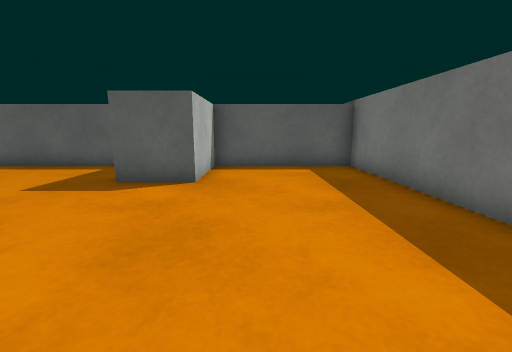
View 1 (above)

16 first-person views from a walk through a scene from a Unity 3-D project. The camera is 0.64 m above the floor, tilts 10° down and sees 90° across. The floor is counted in squares, 0.5 m on a side. Each view is taken from the middle of a square. On the plan, view 1 faces up. The plan holds only what a view shows up to about 12 squares ahead; the rest is blank. Surface patterns are stand-ins for the level's own textures.

View 2
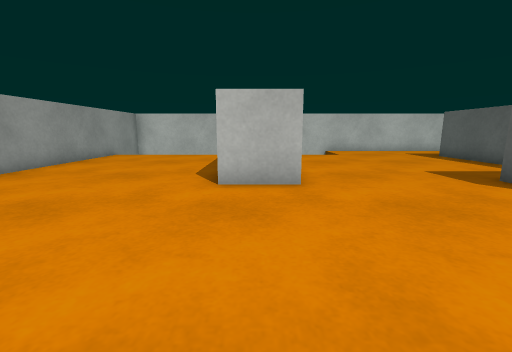

View 3
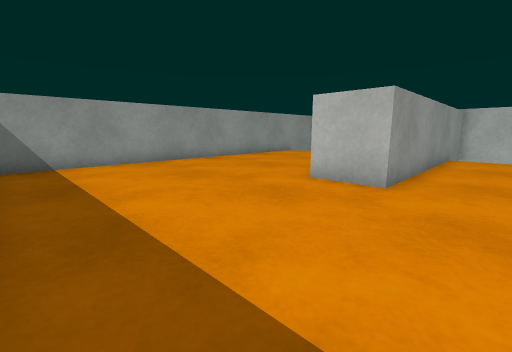

View 4
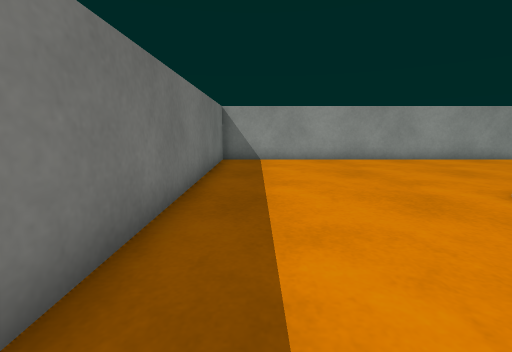

View 5
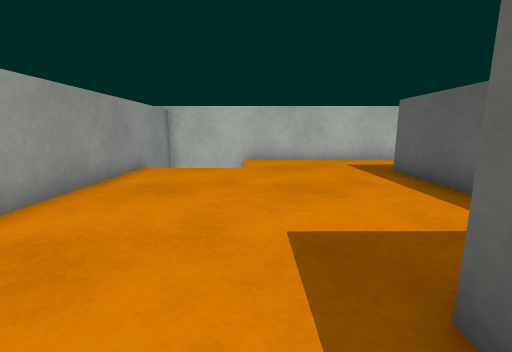

View 6
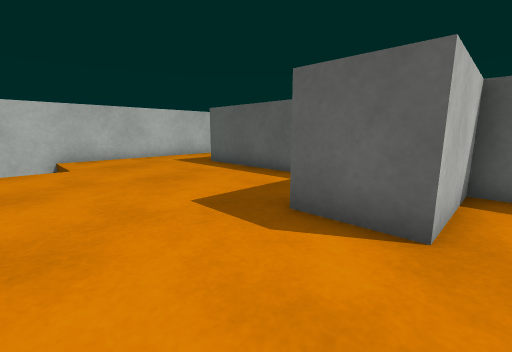

View 7
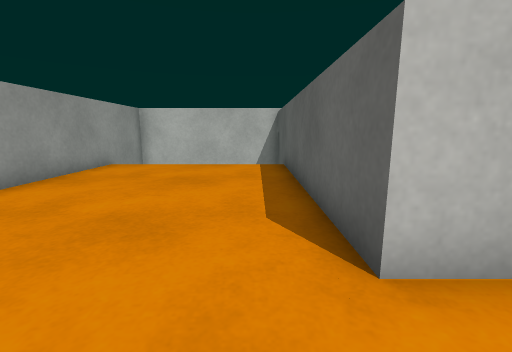

View 8
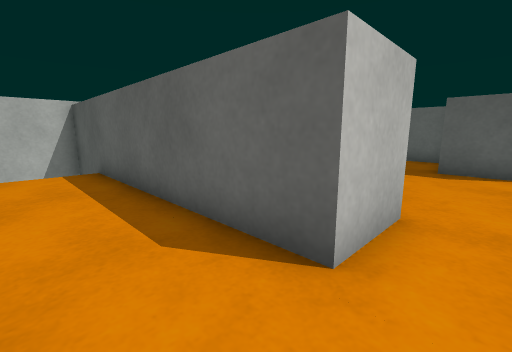

View 9
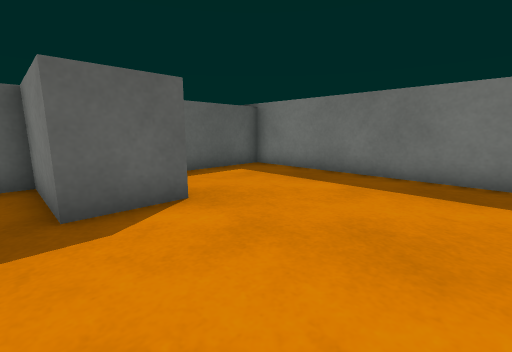

View 10
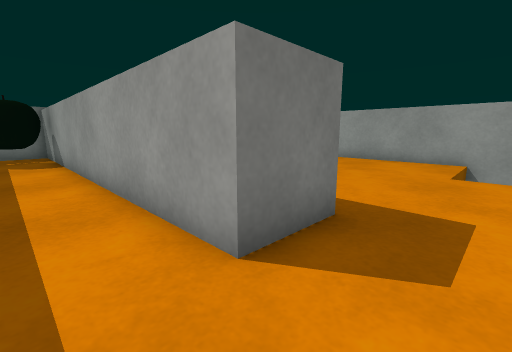

View 11
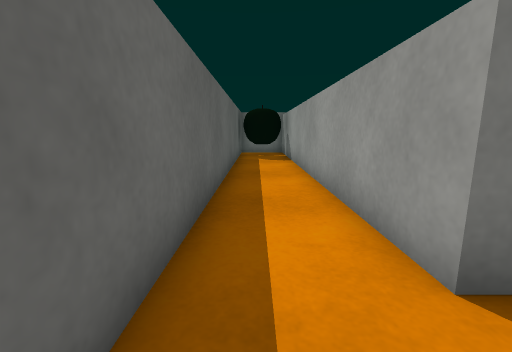

View 12
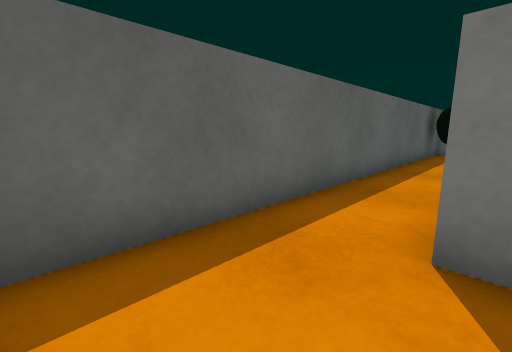

View 13
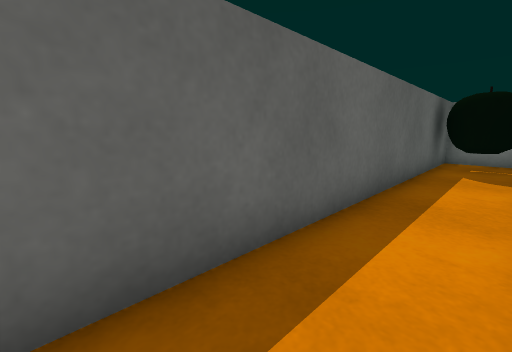

View 14
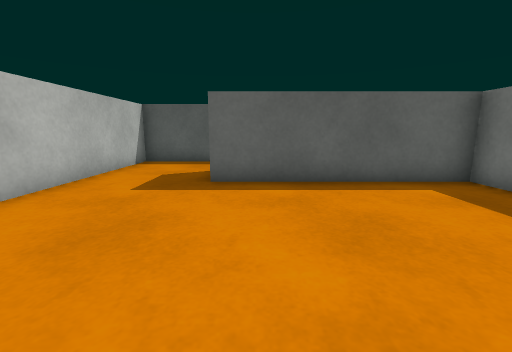

View 15
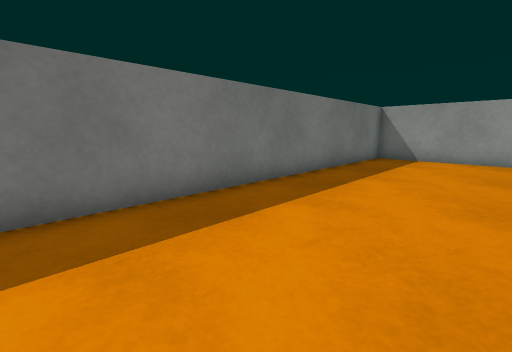

View 16
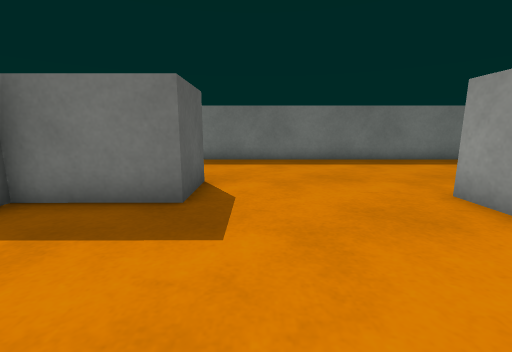

### Floor plan
Ten units are one square. View 1 is at (0, 0); x grows to the right and y downward. Boxes are objects, and circles mark ways between rooms. Rooms are numbered by the first view taken in them; rooms with no view inside come last. Other rooms are left out.
<svg viewBox="-142 -144 182 225">
<path fill="none" stroke="#000" d="M-35 -94 -102 -94M-137 -11 -31 -11 -31 9 -137 9M-137 -94 -137 -30M-120 76 35 76 35 -94 -16 -94M-102 -94 -102 -114 35 -114 35 -139 -137 -139 -137 -94"/>
<rect x="-35" y="-95" width="20" height="40" fill="#bbb"><title>block</title></rect>
<rect x="5" y="-135" width="20" height="20" fill="#bbb"><title>other object</title></rect>
<circle cx="-120" cy="-105" r="3" fill="#2a7"/>
<text x="-40" y="-20">1</text>
<text x="-60" y="-120">2</text>
</svg>
Room 1 opens to room 2.

Where each view was taken, in squares from view 1:
view 1: 0 up, 0 right, facing up
view 2: 0 up, 3 right, facing left
view 3: 3 up, 3 right, facing down-left
view 4: 4 up, 2 right, facing down
view 5: 5 up, 2 left, facing left
view 6: 3 up, 1 left, facing up-left
view 7: 2 down, 1 left, facing left
view 8: 3 down, 2 left, facing up-left
view 9: 2 up, 4 left, facing up-right
view 10: 13 up, 12 left, facing down-right
view 11: 13 up, 12 left, facing right
view 12: 11 up, 13 left, facing up-right
view 13: 12 up, 9 left, facing up-right
view 14: 3 up, 9 left, facing up
view 15: 5 up, 1 left, facing down-right
view 16: 5 up, 8 left, facing right
